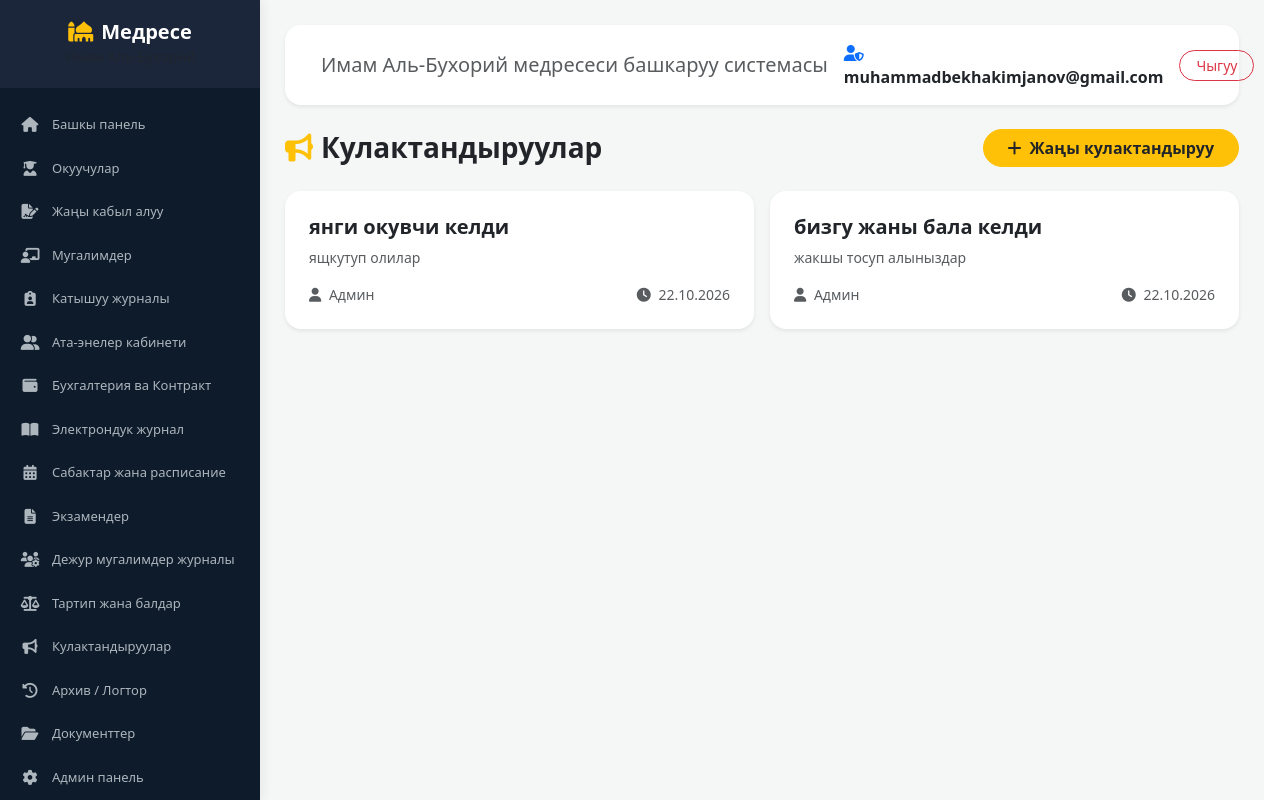
Screenshot of /announcements/ (signed in) with the database file from the repository.
### madrasah/accounts/models.py (models this page shows)
class User(AbstractUser):
    middle_name = models.CharField(max_length=150, blank=True, null=True, verbose_name="Атасынын аты")
    phone = models.CharField(max_length=20, blank=True, null=True, verbose_name="Телефон номери")
    role = models.CharField(
        max_length=20,
        choices=[('student', 'Окуучу'), ('teacher', 'Мугалим'), ('admin', 'Админ')],
        default='student',
        verbose_name="Ролу"
    )

### madrasah/core/models.py (models this page shows, shortened)
class Announcement(models.Model):
    title = models.CharField(max_length=200, verbose_name='Аталышы')
    content = models.TextField(verbose_name='Мазмуну')
    created_at = models.DateTimeField(
        auto_now_add=True, verbose_name='Кошулган убакыты'
    )
    class Meta:
        verbose_name = 'Жарыя'
        verbose_name_plural = 'Жарыялар'

### madrasah/core/views.py (the view)
# urls.py: path('announcements/', views.announcements_list_view, name='announcements_list'),
@login_required
def announcements_list_view(request):
    if request.method == "POST" and (request.user.is_superuser or getattr(request.user, "role", "") == "admin"):
        title = request.POST.get("title")
        content = request.POST.get("content")
        if title and content:
            Announcement.objects.create(title=title, content=content)
        return redirect("announcements_list")
    announcements = Announcement.objects.all().order_by("-created_at")
    return render(request, "core/announcements_list.html", {"announcements": announcements})

### madrasah/core/context_processors.py (called while the page is built)
def menu(request):
    if request.user.is_authenticated:
        return {"menu_items": MENU.get(request.user.role, [])}
    return {"menu_items": []}

### madrasah/templates/core/announcements_list.html (shortened to what this page needs)
{% extends 'base.html' %}
{% block content %}
<div class="d-flex justify-content-between align-items-center mb-4">
    <h3 class="fw-bold text-dark mb-0"><i class="fa-solid fa-bullhorn text-warning me-2"></i>Кулактандыруулар</h3>
    <button class="btn btn-warning rounded-pill px-4 text-dark fw-semibold" data-bs-toggle="modal" data-bs-target="#addAnnModal">
        <i class="fa-solid fa-plus me-2"></i>Жаңы кулактандыруу
    </button>
</div>
<div class="row g-3">
    {% for item in announcements %}
    <div class="col-md-6">
        <div class="card border-0 shadow-sm rounded-4 h-100">
            <div class="card-body p-4">
                <h5 class="fw-bold text-dark">{{ item.title }}</h5>
                <p class="text-muted small mb-3">{{ item.content }}</p>
                <div class="d-flex justify-content-between align-items-center">
                    <small class="text-muted"><i class="fa-solid fa-user me-1"></i> {{ item.author|default:"Админ" }}</small>
                    <small class="text-muted"><i class="fa-solid fa-clock me-1"></i> {{ item.created_at|date:"d.m.Y" }}</small>
                </div>
            </div>
        </div>
    </div>
    {% empty %}
    <div class="col-12"><div class="alert alert-light text-center rounded-4 p-4 text-muted">Кулактандыруулар жок.</div></div>
    {% endfor %}
</div>
{% endblock %}

### madrasah/templates/base.html (shortened to what this page needs)
{% load static %}
<!DOCTYPE html>
<html lang="ky">
<head>
    <link href="https://cdn.jsdelivr.net/npm/bootstrap@5.3.2/dist/css/bootstrap.min.css" rel="stylesheet">
    <link rel="stylesheet" href="https://cdnjs.cloudflare.com/ajax/libs/font-awesome/6.4.2/css/all.min.css">
</head>
<body>
    <nav id="sidebar">
        <div class="sidebar-header">
            <h5 class="fw-bold mb-0 text-white"><i class="fa-solid fa-mosque me-2 text-warning"></i>Медресе</h5>
            <small class="text-muted">Имам Аль-Бухорий</small>
        </div>
        <ul class="list-unstyled components">
            <li>
                <a href="{% url 'dashboard' %}"><i class="fa-solid fa-house"></i> Башкы панель</a>
            </li>
            <li>
                <a href="{% url 'students_list' %}"><i class="fa-solid fa-user-graduate"></i> Окуучулар</a>
            </li>
            <li>
                <a href="{% url 'students_list' %}"><i class="fa-solid fa-file-signature"></i> Жаңы кабыл алуу</a>
            </li>
            <li>
                <a href="{% url 'teachers_list' %}"><i class="fa-solid fa-chalkboard-user"></i> Мугалимдер</a>
            </li>
            <li>
                <a href="{% url 'attendance' %}"><i class="fa-solid fa-clipboard-user"></i> Катышуу журналы</a>
            </li>
            <li>
                <a href="{% url 'parents_cabinet' %}"><i class="fa-solid fa-user-group"></i> Ата-энелер кабинети</a>
            </li>
            <li>
                <a href="{% url 'accounting' %}"><i class="fa-solid fa-wallet"></i> Бухгалтерия ва Контракт</a>
            </li>
            <li>
                <a href="{% url 'gradebook' %}"><i class="fa-solid fa-book-open"></i> Электрондук журнал</a>
            </li>
            <li>
                <a href="{% url 'schedule_list' %}"><i class="fa-solid fa-calendar-days"></i> Сабактар жана расписание</a>
            </li>
            <li>
                <a href="{% url 'exams_list' %}"><i class="fa-solid fa-file-lines"></i> Экзамендер</a>
            </li>
            <li>
                <a href="{% url 'duty_schedule_list' %}"><i class="fa-solid fa-users-gear"></i> Дежур мугалимдер журналы</a>
            </li>
            <li>
                <a href="{% url 'discipline' %}"><i class="fa-solid fa-scale-balanced"></i> Тартип жана балдар</a>
            </li>
            <li>
                <a href="{% url 'announcements_list' %}"><i class="fa-solid fa-bullhorn"></i> Кулактандыруулар</a>
            </li>
            <li>
                <a href="{% url 'audit_list' %}"><i class="fa-solid fa-clock-rotate-left"></i> Архив / Логтор</a>
            </li>
            <li>
                <a href="{% url 'documents' %}"><i class="fa-solid fa-folder-open"></i> Документтер</a>
            </li>
            <li>
                <a href="{% url 'admin_management' %}"><i class="fa-solid fa-gear"></i> Админ панель</a>
            </li>
        </ul>
    </nav>
    <div id="content">
        <nav class="navbar navbar-expand-lg navbar-light bg-white rounded-4 shadow-sm mb-4 px-4 py-3">
            <div class="container-fluid">
                <span class="navbar-brand mb-0 h6 text-muted">Имам Аль-Бухорий медресеси башкаруу системасы</span>
                <div class="d-flex align-items-center gap-3">
                    <span class="fw-bold text-dark"><i class="fa-solid fa-user-shield me-1 text-primary"></i> {{ user.username|default:"Администратор" }}</span>
                    <a href="{% url 'logout' %}" class="btn btn-outline-danger btn-sm rounded-pill px-3">Чыгуу</a>
                </div>
            </div>
        </nav>
        {% block content %}
        {% endblock %}
    </div>
</body>
</html>

### madrasah/templates/base.html (style rules this page uses)
:root { --sidebar-width: 260px; --primary-color: #0d1b2a; --secondary-color: #1b263b; }
body { background-color: #f4f7f6; font-family: 'Segoe UI', Tahoma, Geneva, Verdana, sans-serif; }
#sidebar { position: fixed; top: 0; left: 0; height: 100vh; width: var(--sidebar-width); background-color: var(--primary-color); color: #fff; transition: all 0.3s; z-index: 1000; overflow-y: auto; box-shadow: 4px 0 10px rgba(0,0,0,0.05); }
#sidebar .sidebar-header { padding: 20px; background-color: var(--secondary-color); text-align: center; }
#sidebar ul.components { padding: 15px 0; }
#sidebar ul li a { padding: 12px 20px; display: flex; align-items: center; color: #adb5bd; text-decoration: none; transition: 0.2s; font-size: 13px; }
#sidebar ul li a i { margin-right: 12px; width: 20px; text-align: center; font-size: 15px; }
#content { margin-left: var(--sidebar-width); padding: 25px; }

### rows the page displays
User: username "muhammadbekhakimjanov@gmail.com"
Announcement: title "янги окувчи келди", content "ящкутуп олилар", author "Админ", created_at "22.10.2026"
Announcement: title "бизгу жаны бала келди", content "жакшы тосуп алыныздар", author "Админ", created_at "22.10.2026"
